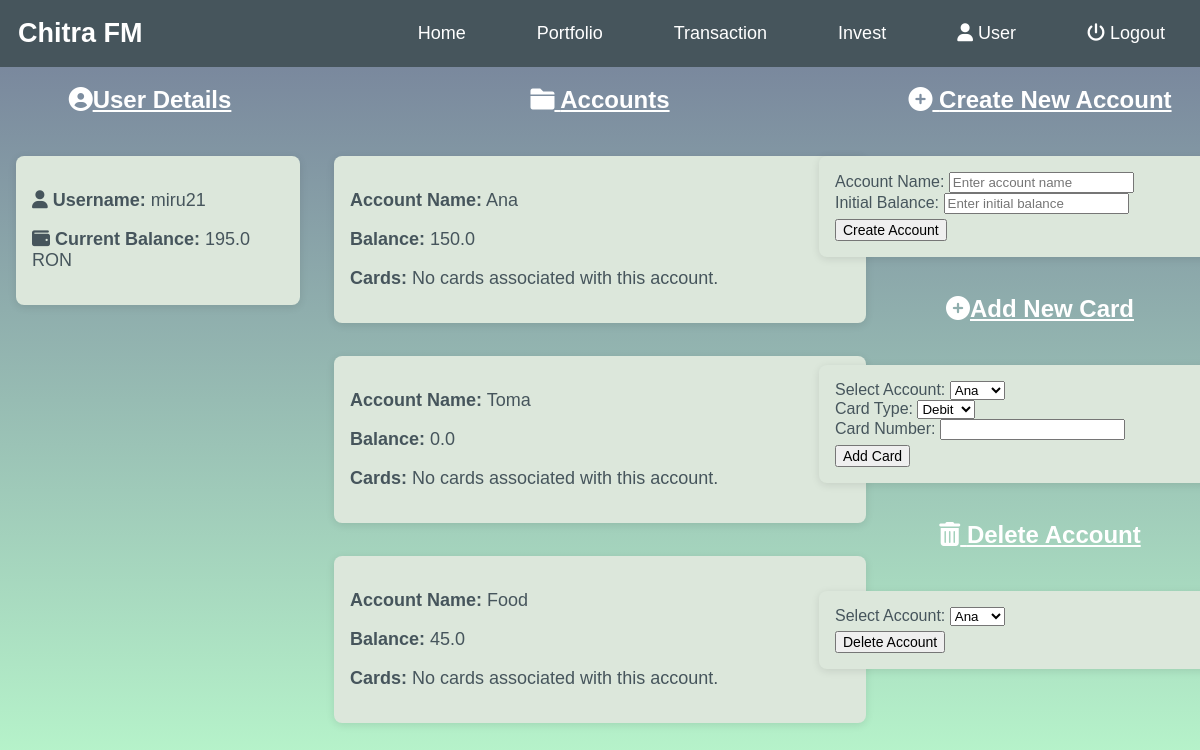
Page /user (signed in) on the committed database.
### server.py (models this page shows)
class User(db.Model):
    id = db.Column(db.Integer, primary_key=True)
    username = db.Column(db.String(80), unique=True, nullable=False)
    password = db.Column(db.String(200), nullable=False)
    balance = db.Column(db.Float, default=0.0)
    main_currency = db.Column(db.String(10), nullable=False)
    accounts = db.relationship('Account', backref='user', lazy=True)  # Relationship to another table

class Account(db.Model):
    __tablename__ = 'accounts'
    id = db.Column(db.Integer, primary_key=True)
    account_name = db.Column(db.String(100), nullable=False)
    balance = db.Column(db.Float, default=0.0)
    user_id = db.Column(db.Integer, db.ForeignKey('user.id'), nullable=False)  # Foreign key to User
    cards = db.relationship('Card', backref='account', lazy=True, cascade="all, delete-orphan")  # Cascade deletion

### server.py (the view)
@app.route('/user')
def user_page():
    if not session["username"]:
        flash("Please log in to access your user page.")
        return redirect("/login")
    user = User.query.filter_by(username=session["username"]).first()
    if user is None:
        flash("User not found.")
        return redirect("/login")
    accounts = Account.query.filter_by(user_id=user.id).all()
    user_data = {
        "username": user.username,
        "id": user.id,
        "password": user.password,
        "current_balance": user.balance,
        "main_currency": user.main_currency,
        "accounts": accounts
    }
    return render_template('user.html', data=user_data)

### templates/user.html (shortened to what this page needs)
{% extends '_base.html' %}
{% block content %}
<div class="user-page-container">
    <div class="left-container">
        <h2><i class="fas fa-user-circle"></i>User Details</h2>
        <div class="user-card">
            <p><strong><i class="fas fa-user"></i> Username:</strong> {{ data.username }}</p>
            <p><strong><i class="fas fa-wallet"></i> Current Balance:</strong> {{ data.current_balance }} {{ data.main_currency }}</p>
        </div>
    </div>
  <div class="center-container">
    <div class="accounts-section">
        <h2><i class="fas fa-folder"></i> Accounts</h2>
        {% if data.accounts|length == 0 %}
        <div class="card">
            <p>You have no accounts yet.</p>
        </div>
        {% else %}
        {% for account in data.accounts %}
            <div class="card">
            <p><strong>Account Name:</strong> {{ account.account_name }}</p>
            <p><strong>Balance:</strong> {{ account.balance }}</p>
            {% if account.cards|length == 0 %}
                <p><strong>Cards:</strong> No cards associated with this account.</p>
            {% endif %}
            </div>
        {% endfor %}
        {% endif %}
    </div>
    </div>
  <div class="actions-section">
    <h2><i class="fas fa-plus-circle"></i> Create New Account</h2>
    <div class="card">
        <form method="POST" action="/create_account">
        <label for="account_name">Account Name:</label>
        <input type="text" id="account-name" name="account_name" placeholder="Enter account name" required>
        <br>
        <label for="balance">Initial Balance:</label>
        <input type="number" id="initial-balance" name="balance" placeholder="Enter initial balance" required>
        <br>
        <button type="submit">Create Account</button>
        </form>
    </div>
    <h2><i class="fas fa-plus-circle"></i>Add New Card</h2>
    <div class="card">
        <form method="post" action="/create_card">
            <label for="select_account">Select Account:</label>
            <select id="select_account" name="account_id">
                {% for account in data.accounts %}
                <option value="{{ account.id }}">{{ account.account_name }}</option>
                {% endfor %}
            </select>
            <br>
            <label for="card_type">Card Type:</label>
            <select id="card_type" name="card_type">
                <option value="debit">Debit</option>
            </select>
            <br>
            <label for="card_number">Card Number:</label>
            <input type="text" id="card_number" name="card_number" maxlength="16" pattern="\d{16}" required>
            <br>
            <button type="submit">Add Card</button>
        </form>
    </div>
    <h2><i class="fas fa-trash-alt"></i> Delete Account</h2>
    <div class="card">
        <form method="post" action="/delete_account">
        <label for="delete_account">Select Account:</label>
        <select id="delete_account" name="account_id">
            {% for account in data.accounts %}
            <option value="{{ account.id }}">{{ account.account_name }}</option>
            {% endfor %}
        </select>
        <br>
        <button type="submit">Delete Account</button>
        </form>
    </div>
  </div>
</div>
{% endblock %}

### public/style.css (style rules this page uses)
body { background-image: linear-gradient(#747e99, #bafacd); background-size: cover; background-repeat: no-repeat; background-position: center; background-attachment: fixed; color: #ffffff; margin: 0; padding: 0; display: flex; flex-direction: column; min-height: 100vh; font-size: 18px; font-family: Arial, sans-serif; }
h1, h2, h3, h4, h5, h6 { margin-bottom: 1em; color: #ffffff; text-decoration: underline; font-size: 1.5em; }
.user-page-container { position: relative; top: 50px; display: flex; margin: 16px; padding: 0; overflow-x: hidden; }
.user-page-container h2 { font-size: 24px; }
.user-card { background-color: #dce7db; padding: 16px; border-radius: 8px; box-shadow: 0 2px 8px rgba(0, 0, 0, 0.1); margin-left: 16px; height: fit-content; width: fit-content; min-width: min-content; max-width: 350px; }
.user-card p { color: #46555c; }
.user-page-container .left-container, .user-page-container .actions-section { position: fixed; width: 25%; align-items: center; }
.user-page-container .left-container { flex: 1; left: 0; display: flex; flex-direction: column; gap: 1em; }
.user-page-container .left-container h2 { margin-bottom: 1em; color: #ffffff; text-decoration: underline; }
.center-container { overflow-y: scroll; overflow-x: hidden; flex: 1; margin: 0 25%; align-items: center; }
.center-container .accounts-section { align-items: center; flex: 1; display: flex; flex-direction: column; gap: 18px; }
.accounts-section .card { background-color: #dce7db; padding: 16px; border-radius: 8px; box-shadow: 0 2px 8px rgba(0, 0, 0, 0.1); height: fit-content; width: 500px; min-width: min-content; margin-bottom: 15px; }
.accounts-section .card p, .accounts-section .card li { color: #46555c; font-size: 18px; }
.actions-section { margin-left: 16px; display: flex; align-items: flex-start; right: 10px; flex-direction: column; gap: 1em; }
.actions-section .card { background-color: #dce7db; padding: 16px; border-radius: 8px; box-shadow: 0 2px 8px rgba(0, 0, 0, 0.1); height: fit-content; width: 400px; min-width: min-content; margin-right: 10px; display: flex; flex-direction: column; font-size: 16px; }
.actions-section .card button { margin-top: 5px; font-size: 14px; }
.actions-section .card label { color: #46555c; }
button, .flash-message { font-size: 1.5rem; }

### rows in the picture
User: username "miru21", current_balance "195.0", main_currency "RON"
Account: account_name "Ana", balance "150.0"
Account: account_name "Toma", balance "0.0"
Account: account_name "Food", balance "45.0"

### other values in the picture
form field account_id "Ana"
